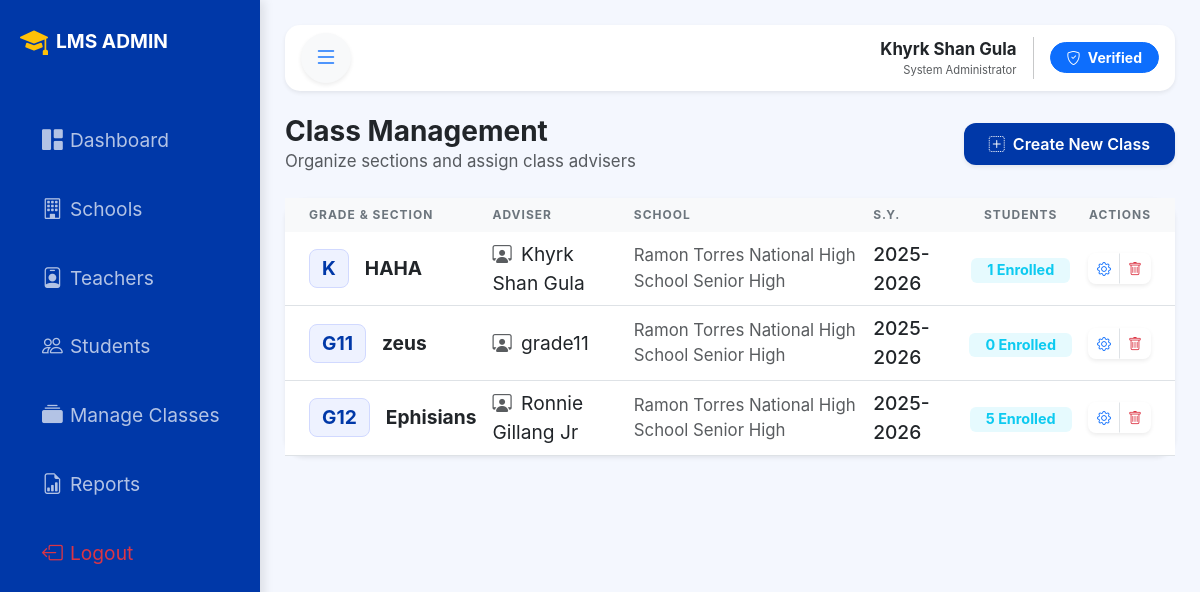
/admin/manage_classes.php (signed in), run on the app's committed database.
### tables this page shows
CREATE TABLE `classes` (
  `class_id` int(11) NOT NULL,
  `school_id` int(11) NOT NULL,
  `teacher_id` int(11) DEFAULT NULL,
  `class_name` varchar(50) NOT NULL,
  `section_name` varchar(100) NOT NULL,
  `grade_level` int(11) NOT NULL,
  `school_year` varchar(15) NOT NULL
);

CREATE TABLE `teachers` (
  `teacher_id` int(11) NOT NULL,
  `school_id` int(11) NOT NULL,
  `username` varchar(50) NOT NULL,
  `password` varchar(255) NOT NULL,
  `full_name` varchar(100) NOT NULL,
  `status` enum('Active','Inactive') DEFAULT 'Active',
  `created_at` timestamp NOT NULL DEFAULT current_timestamp()
);

CREATE TABLE `schools` (
  `school_id` int(11) NOT NULL,
  `school_id_code` varchar(20) NOT NULL,
  `school_name` varchar(100) NOT NULL,
  `school_type` enum('Public','Private') DEFAULT 'Public',
  `school_address` text DEFAULT NULL,
  `created_at` timestamp NOT NULL DEFAULT current_timestamp()
);

### admin/manage_classes.php (the view, shortened to what this page needs)
<?php
include '../db_connection.php';
?>
<!DOCTYPE html>
<html lang="en">
<head>
    <link href="https://cdn.jsdelivr.net/npm/bootstrap@5.3.0/dist/css/bootstrap.min.css" rel="stylesheet">
    <link rel="stylesheet" href="https://cdn.jsdelivr.net/npm/bootstrap-icons@1.11.0/font/bootstrap-icons.css">
    <link rel="stylesheet" href="style.css">
</head>
<body>
    <?php include 'sidebar.php'; ?>
    <div id="main-wrapper">
        <nav class="navbar navbar-expand bg-white shadow-sm mb-4 px-3">
            <button class="btn btn-light rounded-circle shadow-sm" id="toggle-btn">
                <i class="bi bi-list fs-4 text-primary"></i>
            </button>
            <div class="ms-auto d-flex align-items-center">
                <div class="text-end me-3 d-none d-md-block">
                    <p class="mb-0 small fw-bold"><?php echo $_SESSION['full_name']; ?></p>
                    <p class="mb-0 text-muted" style="font-size: 0.7rem;">System Administrator</p>
                </div>
                <button class="btn btn-primary rounded-pill px-3 btn-sm fw-bold">
                    <i class="bi bi-shield-check me-1"></i> Verified
                </button>
            </div>
        </nav>
        <div class="d-flex justify-content-between align-items-center mb-4">
            <div>
                <h3 class="fw-bold mb-0 text-dark">Class Management</h3>
                <p class="text-muted small mb-0">Organize sections and assign class advisers</p>
            </div>
            <button class="btn btn-add px-4 py-2 shadow-sm" data-bs-toggle="modal" data-bs-target="#addClassModal">
                <i class="bi bi-plus-square-dotted me-2"></i>Create New Class
            </button>
        </div>
        <div class="card class-card shadow-sm border-0">
            <div class="card-body p-0">
                <div class="table-responsive">
                    <table class="table table-hover align-middle mb-0">
                        <thead>
                            <tr>
                                <th class="ps-4">Grade & Section</th>
                                <th>Adviser</th>
                                <th>School</th>
                                <th>S.Y.</th> <th class="text-center">Students</th>
                                <th class="text-end pe-4">Actions</th>
                            </tr>
                        </thead>
                        <tbody>
                            <?php
                            $sql = "SELECT c.*, t.full_name as teacher_name, s.school_name,
                                    (SELECT COUNT(*) FROM students st WHERE st.class_id = c.class_id) as student_count
                                    FROM classes c
                                    LEFT JOIN teachers t ON c.teacher_id = t.teacher_id
                                    LEFT JOIN schools s ON c.school_id = s.school_id
                                    ORDER BY c.grade_level ASC, c.section_name ASC";
                            $result = mysqli_query($conn, $sql);
                            while($row = mysqli_fetch_assoc($result)) {
                                ?>
                                <tr>
                                    <td class='ps-4'>
                                        <div class="d-flex align-items-center">
                                            <div class="class-badge me-3">
                                                <?php echo ($row['grade_level'] == 0) ? 'K' : 'G' . $row['grade_level']; ?>
                                            </div>
                                            <span class="fw-bold"><?php echo $row['section_name']; ?></span>
                                        </div>
                                    </td>
                                    <td><i class="bi bi-person-workspace me-1 text-muted"></i> <?php echo $row['teacher_name'] ?? 'Not Assigned'; ?></td>
                                    <td class='text-muted small'><?php echo $row['school_name']; ?></td>
                                    <td><span class="text-dark fw-medium"><?php echo $row['school_year']; ?></span></td>
                                    <td class="text-center">
                                        <span class="badge bg-info bg-opacity-10 text-info px-3"><?php echo $row['student_count']; ?> Enrolled</span>
                                    </td>
                                    <td class='text-end pe-4'>
                                        <div class='btn-group shadow-sm rounded-3'>
                                            <button class='btn btn-white btn-sm border-end text-primary'><i class='bi bi-gear'></i></button>
                                            <a href='manage_classes.php?delete=<?php echo $row['class_id']; ?>'
                                            onclick="return confirm('Delete this class? This will unassign all students.')"
                                            class='btn btn-white btn-sm text-danger'><i class='bi bi-trash'></i></a>
                                        </div>
                                    </td>
                                </tr>
                            <?php } ?>
                        </tbody>
                    </table>
                </div>
            </div>
        </div>
    </div>
</body>
</html>

### admin/sidebar.php (shortened to what this page needs)
<div class="sidebar" id="sidebar">
    <div class="sidebar-header d-flex align-items-center justify-content-between">
        <div class="logo-wrapper d-flex align-items-center">
            <i class="bi bi-mortarboard-fill fs-3 text-warning"></i>
            <span class="logo-text ms-2 fw-bold text-white">LMS ADMIN</span>
        </div>
    </div>
    <ul class="nav flex-column mt-4">
        <li class="nav-item">
            <a href="dashboard.php" class="nav-link" title="Dashboard">
                <i class="bi bi-grid-1x2-fill"></i>
                <span class="link-text">Dashboard</span>
            </a>
        </li>
        <li class="nav-item">
            <a href="manage_schools.php" class="nav-link" title="Schools">
                <i class="bi bi-building"></i>
                <span class="link-text">Schools</span>
            </a>
        </li>
        <li class="nav-item">
            <a href="manage_teachers.php" class="nav-link" title="Teachers">
                <i class="bi bi-person-badge"></i>
                <span class="link-text">Teachers</span>
            </a>
        </li>
        <li class="nav-item">
            <a href="manage_students.php" class="nav-link" title="Students">
                <i class="bi bi-people"></i>
                <span class="link-text">Students</span>
            </a>
        </li>
        <li class="nav-item">
            <a href="manage_classes.php" class="nav-link" title="Classes">
                <i class="bi bi-collection-fill"></i>
                <span class="link-text">Manage Classes</span>
            </a>
        </li>
        <li class="nav-item">
            <a href="reports.php" class="nav-link" title="Reports">
                <i class="bi bi-file-earmark-bar-graph"></i>
                <span class="link-text">Reports</span>
            </a>
        </li>
    </ul>
    <div class="sidebar-footer">
        <a href="../logout.php" class="nav-link text-danger" title="Logout">
            <i class="bi bi-box-arrow-left"></i>
            <span class="link-text">Logout</span>
        </a>
    </div>
</div>

### admin/style.css (style rules this page uses)
:root { --bg-dark: #0038a8; --accent: #ffffff; --text-gray: #94a3b8; --sidebar-width: 260px; --sidebar-collapsed-width: 80px; }
.sidebar { width: var(--sidebar-width); height: 100vh; background: var(--bg-dark); position: fixed; transition: all 0.3s cubic-bezier(0.4, 0, 0.2, 1); overflow: hidden; z-index: 1000; box-shadow: 4px 0 10px rgba(0,0,0,0.1); }
.nav-link { color: rgba(255, 255, 255, 0.7); display: flex; align-items: center; padding: 12px 20px; margin: 8px 15px; border-radius: 12px; white-space: nowrap; transition: all 0.2s ease; text-decoration: none; }
.nav-link i { font-size: 1.3rem; min-width: 35px; display: flex; justify-content: center; }
#main-wrapper { margin-left: var(--sidebar-width); transition: all 0.3s ease; padding: 25px; background-color: #f4f7fe; min-height: 100vh; }
.sidebar-header { padding: 20px; display: flex; align-items: center; color: white; }

### admin/manage_classes.php (style rules this page uses)
:root { --deped-blue: #0038a8; --sidebar-width: 260px; --sidebar-collapsed-width: 80px; }
body { background-color: #f4f7fe; font-family: 'Inter', sans-serif; overflow-x: hidden; font-size: larger; }
#sidebar { width: var(--sidebar-width); height: 100vh; position: fixed; left: 0; top: 0; transition: all 0.3s ease; z-index: 1000; }
#main-wrapper { margin-left: var(--sidebar-width); padding: 25px; transition: all 0.3s ease; min-height: 100vh; }
.navbar { border-radius: 15px; }
.class-card { border: none; border-radius: 20px; }
.btn-add { background-color: var(--deped-blue); color: white; border-radius: 12px; font-weight: 600; transition: 0.3s; }
.table thead th { background-color: #f8f9fa; color: #6c757d; font-size: 0.75rem; text-transform: uppercase; border: none; letter-spacing: 1px; }
.class-badge { background: #eef2ff; color: #0038a8; font-weight: bold; border: 1px solid #d1d9ff; padding: 4px 12px; border-radius: 8px; }

### data on the page
classes: grade_level "K", section_name "HAHA", teacher.full_name "Khyrk Shan Gula", school.school_name "Ramon Torres National High School Senior High", school_year "2025-2026", student_count "1"
classes: grade_level "11", section_name "zeus", teacher.full_name "grade11", school.school_name "Ramon Torres National High School Senior High", school_year "2025-2026", student_count "0"
classes: grade_level "12", section_name "Ephisians", teacher.full_name "Ronnie Gillang Jr", school.school_name "Ramon Torres National High School Senior High", school_year "2025-2026", student_count "5"

### other printed values
$_SESSION['full_name'] "Khyrk Shan Gula"
